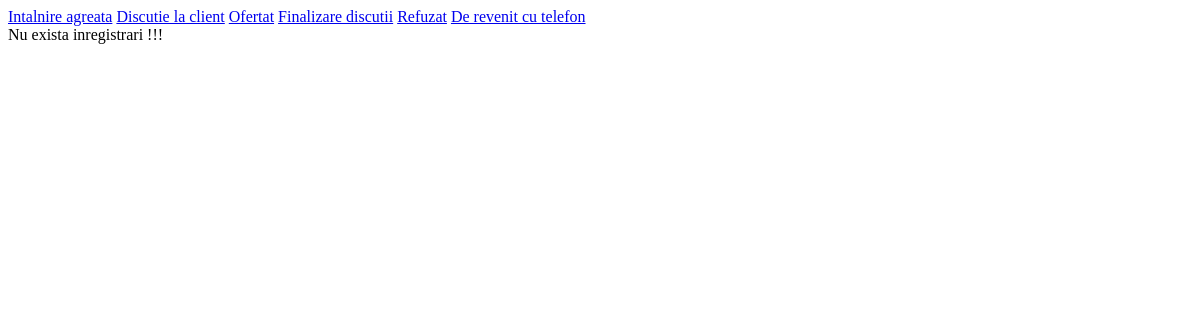
The app's page /module/SFA/sfa.php with its own data.
### tables this page shows
CREATE TABLE IF NOT EXISTS `sfa_etape` (
  `codsfae` int(11) NOT NULL AUTO_INCREMENT,
  `denumireetapa` varchar(25) NOT NULL,
  `ordine` int(11) NOT NULL,
  PRIMARY KEY (`codsfae`)
);

### module/SFA/sfa.php (the view, shortened to what this page needs)
<?php
if (!function_exists("GetSQLValueString")) {
function GetSQLValueString($theValue, $theType, $theDefinedValue = "", $theNotDefinedValue = "")
{
  $theValue = function_exists("mysql_real_escape_string") ? mysql_real_escape_string($theValue) : mysql_escape_string($theValue);
  switch ($theType) {
    case "long":
    case "int":
      $theValue = ($theValue != "") ? intval($theValue) : "NULL";
      break;
  }
  return $theValue;
}
}
$query_sfa_etape_denumire = "SELECT * FROM sfa_etape";
$sfa_etape_denumire = mysql_query($query_sfa_etape_denumire, $conexiune_db) or die(mysql_error());
$row_sfa_etape_denumire = mysql_fetch_assoc($sfa_etape_denumire);
$colname_sfa_etape = "-1";
$query_sfa_etape = sprintf("SELECT sf.*,et.denumireetapa,so.* FROM sfa sf  LEFT JOIN sfa_etape et     ON sf.etapa = et.codsfae    LEFT JOIN societati so      ON so.codsocietate = sf.codsocietate WHERE et.codsfae = %s", GetSQLValueString($colname_sfa_etape, "int"));
$sfa_etape = mysql_query($query_sfa_etape, $conexiune_db) or die(mysql_error());
$totalRows_sfa_etape = mysql_num_rows($sfa_etape);
?>
<!DOCTYPE html PUBLIC "-//W3C//DTD XHTML 1.0 Transitional//EN" "http://www.w3.org/TR/xhtml1/DTD/xhtml1-transitional.dtd">
<html xmlns="http://www.w3.org/1999/xhtml">
<head>
<link href="/crm/css/demo_table_jui.css" rel="stylesheet" type="text/css" />
</head>
<body>
      <?php do { ?>
  <?php echo "<a href='sfa.php?codsfaID=". $row_sfa_etape_denumire['codsfae'] . "'>" . $row_sfa_etape_denumire['denumireetapa'] . "</a>";?>
  <?php } while ($row_sfa_etape_denumire = mysql_fetch_assoc($sfa_etape_denumire)); ?>
<br />
  <?php if ($totalRows_sfa_etape == 0) {  ?>
    Nu exista inregistrari !!!
  <?php }  ?>
</body>
</html>

### records on screen
sfa_etape: denumireetapa "Intalnire agreata"
sfa_etape: denumireetapa "Discutie la client"
sfa_etape: denumireetapa "Ofertat"
sfa_etape: denumireetapa "Finalizare discutii"
sfa_etape: denumireetapa "Refuzat"
sfa_etape: denumireetapa "De revenit cu telefon"
